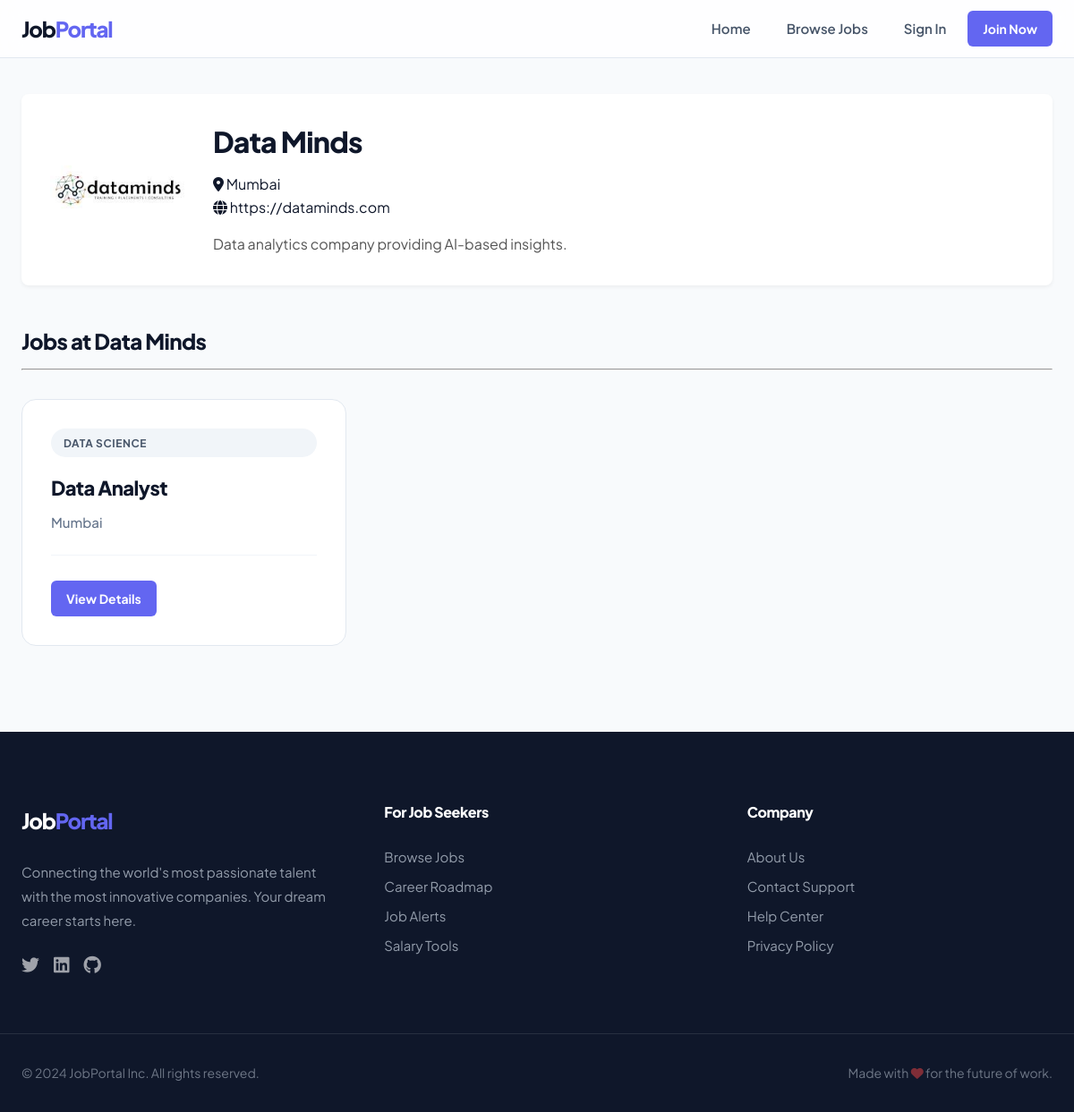
Screenshot of /company/3/ with the database file from the repository.
### jobs/models.py (models this page shows, shortened)
class Company(models.Model):
    employer = models.ForeignKey(User, on_delete=models.CASCADE, related_name='companies')
    name = models.CharField(max_length=200)
    logo = models.ImageField(upload_to='company_logos/', null=True, blank=True)
    description = models.TextField()
    website = models.URLField(max_length=200, blank=True)
    location = models.CharField(max_length=200)
    class Meta:
        verbose_name_plural = "Companies"

class Job(models.Model):
    JOB_TYPE_CHOICES = (
        ('Full-time', 'Full-time'),
        ('Part-time', 'Part-time'),
        ('Remote', 'Remote'),
        ('Freelance', 'Freelance'),
        ('Contract', 'Contract'),
        ('Internship', 'Internship'),
    )
    employer = models.ForeignKey(User, on_delete=models.CASCADE, related_name='jobs_posted')
    company = models.ForeignKey(Company, on_delete=models.CASCADE, related_name='jobs', null=True)
    category = models.ForeignKey(Category, on_delete=models.SET_NULL, null=True, related_name='jobs')
    title = models.CharField(max_length=200)
    location = models.CharField(max_length=200)
    description = models.TextField()
    requirements = models.TextField(blank=True)
    job_type = models.CharField(max_length=20, choices=JOB_TYPE_CHOICES, default='Full-time')
    salary_min = models.PositiveIntegerField(null=True, blank=True)
    salary_max = models.PositiveIntegerField(null=True, blank=True)
    is_featured = models.BooleanField(default=False)
    created_at = models.DateTimeField(auto_now_add=True)
    expiry_date = models.DateTimeField(default=default_expiry)

class Category(models.Model):
    name = models.CharField(max_length=100)
    icon_class = models.CharField(max_length=50, blank=True, help_text="FontAwesome class, e.g., fa-laptop-code")
    class Meta:
        verbose_name_plural = "Categories"

### jobs/views.py (the view)
# urls.py: path('company/<int:pk>/', views.company_detail, name='company_detail'),
def company_detail(request, pk):
    company = get_object_or_404(Company, pk=pk)
    jobs = company.jobs.filter(expiry_date__gt=timezone.now()).order_by('-created_at')
    return render(request, 'jobs/company_detail.html', {'company': company, 'jobs': jobs})

### jobs/templates/jobs/company_detail.html
{% extends 'jobs/base.html' %}
{% block content %}
<div class="company-detail-container">
    <div style="background: white; padding: 2rem; border-radius: 8px; box-shadow: 0 2px 4px rgba(0,0,0,0.05); display: flex; gap: 2rem; align-items: center; margin-bottom: 3rem;">
        {% if company.logo %}
            <img src="{{ company.logo.url }}" alt="{{ company.name }}" style="width: 150px; height: 150px; object-fit: contain;">
        {% endif %}
        <div>
            <h1>{{ company.name }}</h1>
            <p class="meta"><i class="fas fa-map-marker-alt"></i> {{ company.location }}</p>
            <p class="meta"><i class="fas fa-globe"></i> <a href="{{ company.website }}" target="_blank">{{ company.website }}</a></p>
            <p style="margin-top: 1rem; color: #555;">{{ company.description }}</p>
        </div>
    </div>
    <h2>Jobs at {{ company.name }}</h2>
    <hr style="margin-bottom: 2rem;">
    <div class="jobs-grid">
        {% for job in jobs %}
        <div class="job-card">
            <span class="category-badge">{{ job.category.name|default:"General" }}</span>
            <h3>{{ job.title }}</h3>
            <p class="meta">{{ job.location }}</p>
            <div class="actions">
                <a href="{% url 'job_detail' job.pk %}" class="btn btn-sm">View Details</a>
            </div>
        </div>
        {% empty %}
        <p>This company has no active job postings.</p>
        {% endfor %}
    </div>
</div>
{% endblock %}

### jobs/static/css/style.css (style rules this page uses)
:root { --primary-color: #6366f1; --primary-hover: #4f46e5; --secondary-color: #64748b; --success-color: #10b981; --danger-color: #ef4444; --warning-color: #f59e0b; --info-color: #06b6d4; --dark-color: #1e293b; --light-color: #f8fafc; --white: #ffffff; --slate-50: #f8fafc; --slate-100: #f1f5f9; --slate-200: #e2e8f0; --slate-300: #cbd5e1; --slate-400: #94a3b8; --slate-500: #64748b; --slate-600: #475569; --slate-700: #334155; --slate-800: #1e293b; --slate-900: #0f172a; --shadow-sm: 0 1px 2px 0 rgb(0 0 0 / 0.05); --shadow: 0 4px 6px -1px rgb(0 0 0 / 0.1), 0 2px 4px -2px rgb(0 0 0 / 0.1); --shadow-md: 0 10px 15px -3px rgb(0 0 0 / 0.1), 0 4px 6px -4px rgb(0 0 0 / 0.1); --shadow-lg: 0 20px 25px -5px rgb(0 0 0 / 0.1), 0 8px 10px -6px rgb(0 0 0 / 0.1); --radius-sm: 0.375rem; --radius: 0.75rem; --radius-lg: 1rem; --radius-full: 9999px; }
* { box-sizing: border-box; margin: 0; padding: 0; }
body { font-family: 'Plus Jakarta Sans', 'Inter', system-ui, -apple-system, sans-serif; line-height: 1.6; background-color: var(--slate-50); color: var(--slate-900); -webkit-font-smoothing: antialiased; }
a { text-decoration: none; color: inherit; transition: all 0.2s cubic-bezier(0.4, 0, 0.2, 1); }
h1, h2, h3, h4 { color: var(--slate-900); font-weight: 800; line-height: 1.2; margin-bottom: 1rem; letter-spacing: -0.025em; }
.btn { display: inline-flex; align-items: center; justify-content: center; padding: 0.75rem 1.5rem; background-color: var(--primary-color); color: var(--white); border: 1px solid transparent; border-radius: var(--radius); cursor: pointer; font-size: 0.9375rem; font-weight: 700; transition: all 0.2s cubic-bezier(0.4, 0, 0.2, 1); gap: 0.5rem; }
.btn-sm { padding: 0.5rem 1rem; font-size: 0.875rem; border-radius: var(--radius-sm); }
.jobs-grid { display: grid; grid-template-columns: repeat(auto-fill, minmax(360px, 1fr)); gap: 2rem; }
.job-card { background: var(--white); padding: 2rem; border-radius: var(--radius-lg); border: 1px solid var(--slate-200); transition: all 0.3s cubic-bezier(0.4, 0, 0.2, 1); display: flex; flex-direction: column; position: relative; }
.category-badge { display: inline-flex; align-items: center; gap: 0.5rem; padding: 0.4rem 0.875rem; background: var(--slate-100); color: var(--slate-600); font-size: 0.75rem; font-weight: 700; text-transform: uppercase; letter-spacing: 0.05em; border-radius: var(--radius-full); margin-bottom: 1.25rem; }
.job-card h3 { font-size: 1.375rem; margin-bottom: 0.75rem; line-height: 1.3; }
.job-card .meta { font-size: 0.9375rem; color: var(--slate-500); margin-bottom: 1.5rem; display: flex; align-items: center; gap: 0.5rem; font-weight: 500; }
.job-card .actions { margin-top: auto; padding-top: 1.75rem; border-top: 1px solid var(--slate-100); display: flex; justify-content: space-between; align-items: center; }

### rows the page displays
Company: logo (picture), name "Data Minds", location "Mumbai", website "https://dataminds.com", description "Data analytics company providing AI-based insights."
Job: category.name "DATA SCIENCE", title "Data Analyst", location "Mumbai"
